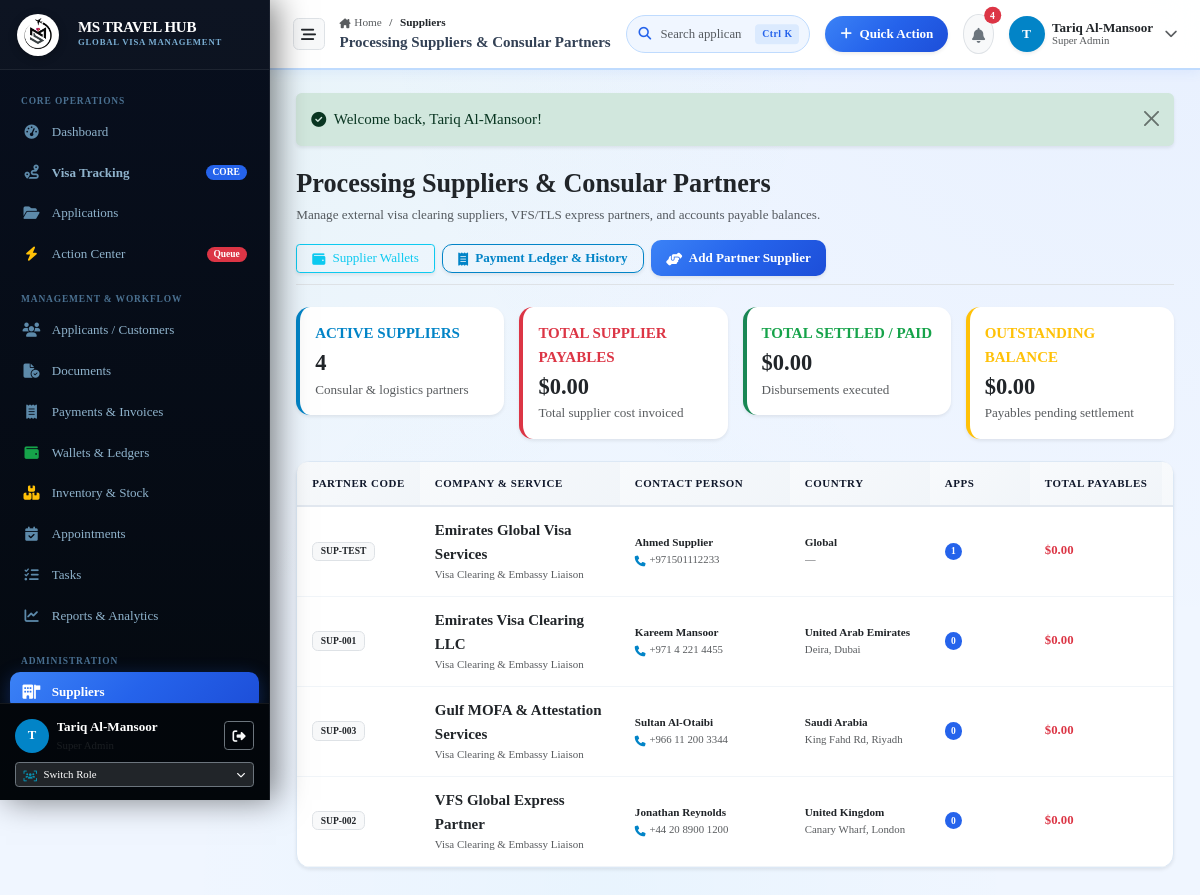
Screenshot of /suppliers (signed in) with the database file from the repository.
### tables this page shows
CREATE TABLE suppliers (
    id INTEGER PRIMARY KEY AUTOINCREMENT,
    supplier_code TEXT NOT NULL UNIQUE,
    company_name TEXT NOT NULL,
    contact_person TEXT,
    mobile TEXT,
    whatsapp TEXT,
    email TEXT,
    country TEXT,
    address TEXT,
    payment_terms TEXT,
    bank_details TEXT,
    notes TEXT,
    is_active INTEGER DEFAULT 1,
    created_at DATETIME DEFAULT CURRENT_TIMESTAMP,
    updated_at DATETIME DEFAULT CURRENT_TIMESTAMP
, password_hash TEXT NULL, last_login_at DATETIME NULL, portal_enabled INTEGER DEFAULT 0);

### app/Controllers/SupplierController.php (called while the page is built, shortened)
<?php
class SupplierController
{
    public function index(): void
    {
        $pdo = Database::getConnection();
        $sql = "SELECT s.*,
            COUNT(DISTINCT a.id) as total_applications,
            COALESCE((SELECT SUM(sp.payable_amount) FROM supplier_payments sp WHERE sp.supplier_id = s.id), 0) as total_payables,
            COALESCE((SELECT SUM(sp.paid_amount) FROM supplier_payments sp WHERE sp.supplier_id = s.id), 0) as total_paid
            FROM suppliers s
            LEFT JOIN applications a ON a.supplier_id = s.id
            WHERE 1=1";
        $params = [];
        $sql .= " GROUP BY s.id ORDER BY s.is_active DESC, s.company_name ASC";
        $stmt = $pdo->prepare($sql);
        $stmt->execute($params);
        $suppliers = $stmt->fetchAll(PDO::FETCH_ASSOC);
        require_once dirname(__DIR__) . '/Views/suppliers/index.php';
    }
}

### app/autoload.php (called while the page is built, shortened)
<?php
function e(?string $string): string {
    return htmlspecialchars((string)($string ?? ''), ENT_QUOTES, 'UTF-8');
}
function get_flash(): ?array {
    if (isset($_SESSION['flash'])) {
        $flash = $_SESSION['flash'];
        return $flash;
    }
    return null;
}
function format_currency(float $amount, string $currency = 'USD'): string {
    return '$' . number_format($amount, 2);
}

### app/Views/suppliers/index.php (the view, shortened to what this page needs)
<?php
$flash = get_flash();
require_once dirname(__DIR__) . '/layouts/header.php';
require_once dirname(__DIR__) . '/layouts/sidebar.php';
require_once dirname(__DIR__) . '/layouts/topbar.php';
$totalPayablesSum = 0;
$totalSettledSum = 0;
$totalOutstandingSum = 0;
foreach ($suppliers as $s) {
    $pay = (float)($s['total_payables'] ?? 0);
    $paid = (float)($s['total_paid'] ?? 0);
    $totalPayablesSum += $pay;
    $totalSettledSum += $paid;
    $totalOutstandingSum += max(0, $pay - $paid);
}
?>
<div class="content-body">
  <?php if ($flash): ?>
    <div class="alert alert-<?= e($flash['type'] === 'danger' ? 'danger' : ($flash['type'] === 'success' ? 'success' : 'info')) ?> alert-dismissible fade show mb-4 border-0 shadow-sm" role="alert">
      <div class="d-flex align-items-center gap-2">
        <i class="fa-solid <?= $flash['type'] === 'danger' ? 'fa-circle-exclamation' : ($flash['type'] === 'success' ? 'fa-circle-check' : 'fa-circle-info') ?>"></i>
        <span><?= e($flash['message']) ?></span>
      </div>
      <button type="button" class="btn-close" data-bs-dismiss="alert"></button>
    </div>
  <?php endif; ?>
  <div class="d-flex flex-wrap align-items-center justify-content-between gap-3 mb-4 pb-2 border-bottom">
    <div>
      <h3 class="fw-bold brand-font text-dark mb-1">Processing Suppliers &amp; Consular Partners</h3>
      <p class="text-muted small mb-0">Manage external visa clearing suppliers, VFS/TLS express partners, and accounts payable balances.</p>
    </div>
    <div class="d-flex align-items-center gap-2">
      <a href="/suppliers/wallet" class="btn btn-outline-info btn-sm px-3 shadow-sm">
        <i class="fa-solid fa-wallet me-1"></i> Supplier Wallets
      </a>
      <a href="/suppliers/payments" class="btn btn-outline-primary btn-sm px-3 shadow-sm">
        <i class="fa-solid fa-receipt me-1"></i> Payment Ledger &amp; History
      </a>
      <button class="btn btn-primary btn-sm px-3 shadow-sm" data-bs-toggle="modal" data-bs-target="#newSupplierModal">
        <i class="fa-solid fa-handshake-angle me-1"></i> Add Partner Supplier
      </button>
    </div>
  </div>
  <div class="row g-3 mb-4">
    <div class="col-md-3">
      <div class="card card-enterprise border-0 shadow-sm border-start border-primary border-4 p-3">
        <div class="text-xs fw-bold text-primary text-uppercase mb-1">Active Suppliers</div>
        <div class="h4 mb-0 fw-bold text-dark"><?= count($suppliers) ?></div>
        <div class="text-muted small mt-1">Consular &amp; logistics partners</div>
      </div>
    </div>
    <div class="col-md-3">
      <div class="card card-enterprise border-0 shadow-sm border-start border-danger border-4 p-3">
        <div class="text-xs fw-bold text-danger text-uppercase mb-1">Total Supplier Payables</div>
        <div class="h4 mb-0 fw-bold text-dark"><?= format_currency($totalPayablesSum) ?></div>
        <div class="text-muted small mt-1">Total supplier cost invoiced</div>
      </div>
    </div>
    <div class="col-md-3">
      <div class="card card-enterprise border-0 shadow-sm border-start border-success border-4 p-3">
        <div class="text-xs fw-bold text-success text-uppercase mb-1">Total Settled / Paid</div>
        <div class="h4 mb-0 fw-bold text-dark"><?= format_currency($totalSettledSum) ?></div>
        <div class="text-muted small mt-1">Disbursements executed</div>
      </div>
    </div>
    <div class="col-md-3">
      <div class="card card-enterprise border-0 shadow-sm border-start border-warning border-4 p-3">
        <div class="text-xs fw-bold text-warning text-uppercase mb-1">Outstanding Balance</div>
        <div class="h4 mb-0 fw-bold text-dark"><?= format_currency($totalOutstandingSum) ?></div>
        <div class="text-muted small mt-1">Payables pending settlement</div>
      </div>
    </div>
  </div>
  <div class="card card-enterprise shadow-sm">
    <div class="table-responsive">
      <table class="table-modern mb-0">
        <thead>
          <tr>
            <th style="min-width: 120px;">Partner Code</th>
            <th style="min-width: 200px;">Company &amp; Service</th>
            <th style="min-width: 170px;">Contact Person</th>
            <th style="min-width: 140px;">Country</th>
            <th style="min-width: 100px;">Apps</th>
            <th style="min-width: 120px;">Total Payables</th>
            <th style="min-width: 120px;">Total Settled</th>
          </tr>
        </thead>
        <tbody>
          <?php if (empty($suppliers)): ?>
            <tr><td colspan="9" class="text-center py-5 text-muted">No external suppliers registered.</td></tr>
          <?php else: ?>
            <?php foreach ($suppliers as $sup): ?>
              <tr>
                <td>
                  <span class="badge bg-light text-dark border fw-bold px-2 py-1"><?= e($sup['supplier_code']) ?></span>
                </td>
                <td>
                  <div class="fw-bold text-dark fs-6"><?= e($sup['company_name']) ?></div>
                  <div class="text-muted small" style="font-size: 0.73rem;"><?= e($sup['services_provided'] ?? 'Visa Clearing & Embassy Liaison') ?></div>
                </td>
                <td>
                  <div class="fw-semibold small text-dark"><?= e($sup['contact_person'] ?: 'Operations Desk') ?></div>
                  <div class="text-muted" style="font-size: 0.72rem;">
                    <i class="fa-solid fa-phone me-1 text-primary"></i><?= e($sup['mobile'] ?: $sup['email'] ?: '—') ?>
                  </div>
                </td>
                <td>
                  <div class="small fw-semibold text-dark"><?= e($sup['country'] ?: 'Global') ?></div>
                  <div class="text-muted text-truncate" style="font-size: 0.72rem; max-width: 150px;"><?= e($sup['address'] ?: '—') ?></div>
                </td>
                <td>
                  <span class="badge bg-primary rounded-pill px-2.5 py-1"><?= (int)$sup['total_applications'] ?></span>
                </td>
                <td>
                  <span class="fw-bold text-danger"><?= format_currency((float)$sup['total_payables']) ?></span>
                </td>
                <td>
                </td>
              </tr>
            <?php endforeach; ?>
          <?php endif; ?>
        </tbody>
      </table>
    </div>
  </div>
</div>
<?php require_once dirname(__DIR__) . '/layouts/footer.php'; ?>

### public/assets/css/base/variables.css (style rules this page uses)
:root { --mh-green: #22c55e; --mh-green-light: #4ade80; --mh-green-dark: #16a34a; --mh-green-lime: #84cc16; --mh-green-subtle: #f0fdf4; --mh-green-border: #bbf7d0; --mh-teal: #06b6d4; --mh-teal-light: #22d3ee; --mh-teal-dark: #0891b2; --mh-teal-subtle: #ecfeff; --mh-teal-border: #a5f3fc; --mh-blue: #2563eb; --mh-blue-hover: #1d4ed8; --mh-blue-dark: #1e40af; --mh-blue-deep: #1e3a8a; --mh-blue-light: #eff6ff; --mh-blue-subtle: #dbeafe; --mh-blue-border: #bfdbfe; --mh-blue-glow: rgba(37, 99, 235, 0.32); --vt-primary: var(--mh-blue); --vt-primary-hover: var(--mh-blue-hover); --vt-primary-dark: var(--mh-blue-dark); --vt-primary-light: var(--mh-blue-light); --vt-primary-subtle: var(--mh-blue-subtle); --vt-primary-border: var(--mh-blue-border); --mh-gradient-brand: linear-gradient(135deg, #22c55e 0%, #06b6d4 50%, #2563eb 100%); --mh-gradient-brand-r: linear-gradient(135deg, #2563eb 0%, #06b6d4 50%, #22c55e 100%); --mh-gradient-blue: linear-gradient(135deg, #3b82f6 0%, #2563eb 50%, #1d4ed8 100%); --mh-gradient-teal: linear-gradient(135deg, #22d3ee 0%, #06b6d4 50%, #0891b2 100%); --mh-gradient-green: linear-gradient(135deg, #4ade80 0%, #22c55e 50%, #16a34a 100%); --mh-gradient-dark: linear-gradient(180deg, #060e1c 0%, #0a1628 100%); --mh-gradient-sidebar: linear-gradient(180deg, #080f1e 0%, #04090f 100%); --mh-gradient-hero: linear-gradient(135deg, #060e1c 0%, #0d2048 50%, #1e3a8a 100%); --ms-gradient-success: linear-gradient(135deg, #22c55e 0%, #16a34a 100%); --ms-gradient-warning: linear-gradient(135deg, #f59e0b 0%, #d97706 100%); --mh-navy: #0a1628; --mh-navy-dark: #060e1c; --mh-navy-light: #0f2040; --mh-navy-muted: #1a2f50; --vt-bg: #f0f6ff; --vt-surface: #ffffff; --vt-surface-glass: rgba(255, 255, 255, 0.96); --vt-surface-muted: #f0f6ff; --vt-border: #dce8f5; --vt-border-glass: rgba(255, 255, 255, 0.6); --vt-text-main: #0f172a; --vt-text-body: #334155; --vt-text-muted: #64748b; --vt-text-light: #94a3b8; --vt-success: #22c55e; --vt-warning: #f59e0b; --vt-danger: #ef4444; --vt-info: var(--mh-teal); --vt-purple: #8b5cf6; --sidebar-width: 270px; --sidebar-collapsed-width: 76px; --topbar-height: 70px; --radius-xs: 6px; --radius-sm: 10px; --radius-md: 14px; --radius-lg: 18px; --radius-xl: 26px; --vt-shadow-xs: 0 1px 2px 0 rgba(0,0,0,0.04); --vt-shadow-sm: 0 2px 6px 0 rgba(10,22,40,0.06), 0 1px 2px -1px rgba(10,22,40,0.04); --vt-shadow-md: 0 6px 16px -2px rgba(10,22,40,0.08), 0 2px 6px -2px rgba(10,22,40,0.04); --vt-shadow-lg: 0 14px 28px -4px rgba(10,22,40,0.10), 0 4px 10px -2px rgba(10,22,40,0.04); --vt-shadow-xl: 0 24px 38px -6px rgba(10,22,40,0.13), 0 10px 16px -4px rgba(10,22,40,0.05); --vt-glow-primary: 0 8px 25px -4px var(--mh-blue-glow); --vt-glow-success: 0 8px 25px -4px rgba(34,197,94,0.35); --vt-glow-warning: 0 8px 25px -4px rgba(245,158,11,0.35); --vt-transition-fast: 0.15s cubic-bezier(0.4, 0, 0.2, 1); --vt-transition-normal: 0.25s cubic-bezier(0.4, 0, 0.2, 1); }

### public/assets/css/base/typography.css (style rules this page uses)
body.app-body, html, body { font-family: 'Times New Roman', Times, Georgia, serif !important; color: var(--vt-text-body); line-height: 1.55; -webkit-font-smoothing: antialiased; -moz-osx-font-smoothing: grayscale; }
h1, h2, h3, h4, h5, h6 { color: var(--vt-text-main); font-weight: 700; line-height: 1.25; }

### public/assets/css/base/global.css (style rules this page uses)
body.app-body, html, body { background-color: var(--vt-bg); background-image: radial-gradient(at 0% 0%, rgba(34,197,94,0.05) 0px, transparent 50%), radial-gradient(at 100% 0%, rgba(37,99,235,0.04) 0px, transparent 50%), radial-gradient(at 50% 100%, rgba(6,182,212,0.03) 0px, transparent 50%); background-attachment: fixed; margin: 0; padding: 0; overflow-x: hidden; padding-bottom: env(safe-area-inset-bottom, 0); }
.content-body { flex: 1; padding: 1.5rem 1.75rem 2.5rem; max-width: 1800px; width: 100%; margin: 0 auto; }

### public/assets/css/components/buttons.css (style rules this page uses)
.btn-primary { background: var(--mh-gradient-blue); border: none; color: #ffffff; font-weight: 600; border-radius: var(--radius-sm); padding: 0.55rem 1.25rem; box-shadow: 0 2px 10px var(--mh-blue-glow); transition: all var(--vt-transition-fast); }
.btn-outline-primary { color: var(--mh-blue); border-color: var(--mh-blue); background: transparent; font-weight: 600; border-radius: var(--radius-sm); transition: all var(--vt-transition-fast); }

### public/assets/css/components/cards.css (style rules this page uses)
.card-enterprise, .card-custom { background: var(--vt-surface); border: 1px solid var(--vt-border); border-radius: var(--radius-md); box-shadow: var(--vt-shadow-sm); transition: transform var(--vt-transition-fast), box-shadow var(--vt-transition-fast); overflow: visible; }

### rows the page displays
suppliers: supplier_code "SUP-TEST", company_name "Emirates Global Visa Services", services_provided "Visa Clearing & Embassy Liaison", contact_person "Ahmed Supplier", mobile "+971501112233", country "Global", address "—", total_applications "1", total_payables "$0.00"
suppliers: supplier_code "SUP-001", company_name "Emirates Visa Clearing LLC", services_provided "Visa Clearing & Embassy Liaison", contact_person "Kareem Mansoor", mobile "+971 4 221 4455", country "United Arab Emirates", address "Deira, Dubai", total_applications "0", total_payables "$0.00"
suppliers: supplier_code "SUP-003", company_name "Gulf MOFA & Attestation Services", services_provided "Visa Clearing & Embassy Liaison", contact_person "Sultan Al-Otaibi", mobile "+966 11 200 3344", country "Saudi Arabia", address "King Fahd Rd, Riyadh", total_applications "0", total_payables "$0.00"
suppliers: supplier_code "SUP-002", company_name "VFS Global Express Partner", services_provided "Visa Clearing & Embassy Liaison", contact_person "Jonathan Reynolds", mobile "+44 20 8900 1200", country "United Kingdom", address "Canary Wharf, London", total_applications "0", total_payables "$0.00"

### other values shown
substr($currentUser['name'] ?? 'U', 0, 1) "T"
$currentUser['name'] "Tariq Al-Mansoor"
$roleName "Super Admin"
$segLabel "Suppliers"
$cleanTitle "Processing Suppliers & Consular Partners"
$unreadNotifs "4"
$currentUser['role_name'] "Super Admin"
$flash['message'] "Welcome back, Tariq Al-Mansoor!"
count($suppliers) "4"
format_currency($totalPayablesSum) "$0.00"
format_currency($totalSettledSum) "$0.00"
format_currency($totalOutstandingSum) "$0.00"
